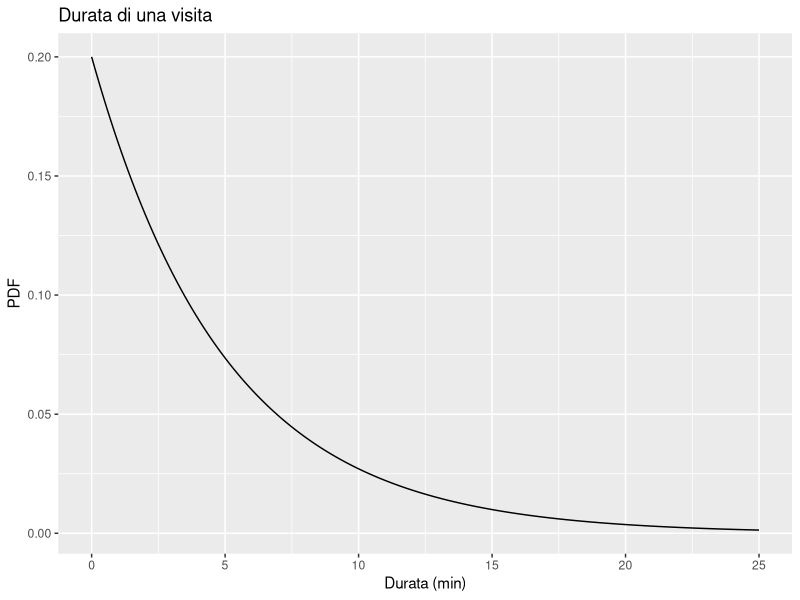

Here is the R script that generated this plot:
# Analisi di un sito web: Poisson per visite, esponenziale per durata e normale per fatturato

# Il numero di visite giornaliere segue una distribuzione di Poisson con una media di 120 visite al giorno.
# La durata di ciascuna visita segue una distribuzione esponenziale con un tempo medio di 5 minuti.
# Il 20% dei visitatori effettua un acquisto e il valore medio dello scontrino è di 50€ con deviazione standard 10€.

# A. Calcolo della probabilità di avere almeno 120 visite in un giorno

# X = numero di visite giornaliere
# X ~ Pois(120)
# ppois(q, lambda, lower.tail = FALSE) calcola P(X ≥ q)

ppois(119, lambda = 120, lower.tail = FALSE)

# B. Calcolo del valore atteso e della varianza per la durata media di una visita

# Y = durata di una visita in minuti
# La media della distribuzione esponenziale è data da 1/lambda, dove lambda è il tasso degli eventi
# Y ~ Exp(1/5) significa che il tempo medio è 5 minuti e la varianza è 25

# E[Y] = 5, V[Y] = 5^2 = 25

set.seed(123)
a_thousand_visits <- rexp(1000, rate = 1/5)
mean(a_thousand_visits)  # Stima empirica della media
var(a_thousand_visits)   # Stima empirica della varianza

# C. Creazione del grafico della PDF per la durata di una visita

library(ggplot2)

# Creazione di un dataframe per rappresentare la funzione di densità di probabilità
# - x: sequenza di valori da 0 a 25 con incrementi di 0.1 minuti
# - y: densità di probabilità calcolata tramite la funzione dexp()

df <- data.frame(x = seq(0, 25, 0.1),
                 y = dexp(seq(0, 25, 0.1), rate = 1/5))

# Creazione del grafico della distribuzione esponenziale
# - geom_line(): traccia la curva della funzione di densità di probabilità
# - labs(): aggiunge etichette e titolo
# - aes(x = x, y = y): assegna l'asse X alla durata della visita e l'asse Y alla densità di probabilità

ggplot(df, aes(x = x, y = y)) + 
    geom_line() + 
    labs(title = "Durata di una visita",
         y = "PDF", x = "Durata (min)")

# D. Calcolo della probabilità che una visita duri tra 5 e 10 minuti

pexp(q = 10, rate = 1/5) - pexp(q = 5, rate = 1/5)

# E. Calcolo della probabilità di osservare almeno 20 acquisti su 100 visite

# S = il cliente effettua un acquisto (Bernoulli con p = 0.2)
# T = numero totale di acquisti su 100 visite segue una distribuzione Bin(100, 0.2)

pbinom(19, size = 100, prob = 0.2, lower.tail = FALSE)

# F. Calcolo della probabilità di osservare un numero di acquisti compreso tra diversi intervalli

# La spesa media per acquisto segue una distribuzione normale con media 50 e deviazione standard 10.

pnorm(60, mean = 50, sd = 10) - pnorm(40, mean = 50, sd = 10)  # Tra 40 e 60 acquisti
pnorm(70, mean = 50, sd = 10) - pnorm(30, mean = 50, sd = 10)  # Tra 30 e 70 acquisti
pnorm(80, mean = 50, sd = 10) - pnorm(20, mean = 50, sd = 10)  # Tra 20 e 80 acquisti

# G. Simulazione di 1000 giorni medi e confronto tra ricavo medio giornaliero e ricavo atteso

# Z = valore dell'acquisto ~ Normale(50, 10)

set.seed(123)

visitors <- rpois(1000, 120)  # Generazione di 1000 giorni con numero di visite da Poisson
buying_visitors <- round(0.2 * visitors)  # Il 20% dei visitatori effettua un acquisto

daily_revenue <- NULL
for(i in 1:1000){
    daily_revenue[i] <- sum(rnorm(buying_visitors[i], mean = 50, sd = 10))    
}

# Media del ricavo giornaliero simulato
mean(daily_revenue)

# Ricavo atteso teorico
# Poiché X e Z sono indipendenti:
# E[0.2 * X * Z] = 0.2 * E[X] * E[Z] = 0.2 * 120 * 50 = 1200€
